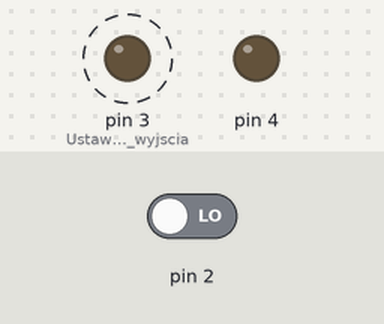
Bench run of a sketch on a simulated Arduino Uno, built with avr-gcc and run on an emulated ATmega328P. On the bench: output pins drawn as LEDs (lit = HIGH). Dashed ring = blinking. Inputs (shaded band) come from the test bench; at power-on: pin 2 LOW.

Above: at 0.12 s.
At 39.62 s:
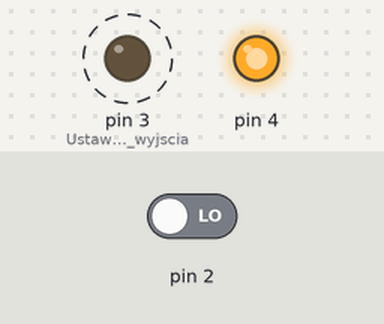
Timing chart, 0 to 40.0 s (numbered marks = the images above):
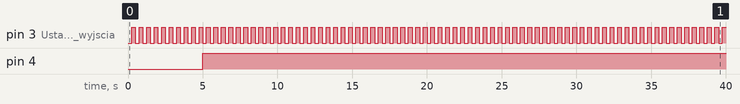

Measured:
- by itself, pin 3 (Ustawienie_wyjscia): alternates HIGH for 0.25 s and LOW for 0.25 s
- by itself, pin 4: LOW → HIGH at 5.0 s

The sketch:

10dioda_kod.hex.ino
```cpp
int licznik = 1;

void setup()
{
    pinMode(3, OUTPUT); //Ustawienie wyjscia
    pinMode(4, OUTPUT);
    digitalWrite(4, LOW);                         //Ustawienie stanu na wyjsciu
    attachInterrupt(0, GdyPrzyciskStart, RISING); // D e f i n i c j a przerwania
}

void loop()
{
    delay(250);
    digitalWrite(3, HIGH); //Wlaczenie diody
    delay(250);
    digitalWrite(3, LOW); //Wylaczenie diody
    if(licznik < 10)
        licznik++;
    else digitalWrite(4, HIGH); //Wylaczenie diody po 10 mignieciach
}

void GdyPrzyciskStart()
{
    licznik = 1;
    digitalWrite(4, LOW);
}
```
